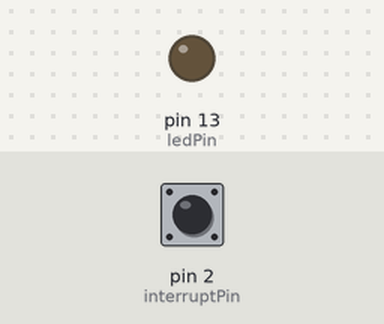
Recording of a sketch running on a simulated Arduino Uno, built with avr-gcc and run on an emulated ATmega328P. Parts: output pins drawn as LEDs (lit = HIGH). Inputs (shaded band) come from the test bench; at power-on: pin 2 (interruptPin) HIGH. What the sketch prints to the serial monitor is not drawn.

Above: at 1.2 s.
1.3 s: pin 2 (interruptPin) pulled LOW for 0.15 s
At 2.5 s:
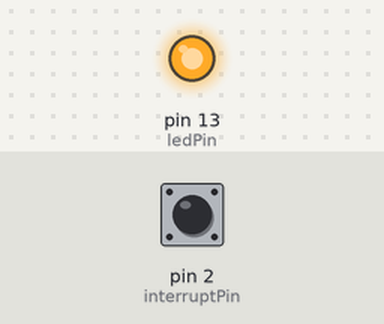
2.9 s: pin 2 (interruptPin) pulled LOW for 1 s
At 4.9 s:
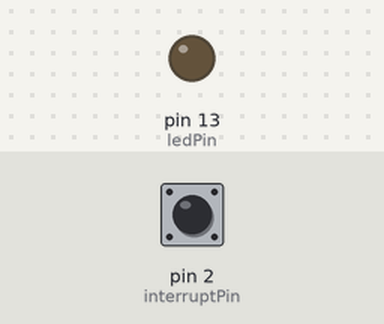
5.4 s: pin 2 (interruptPin) pulled LOW for 3.2 s
At 9.6 s:
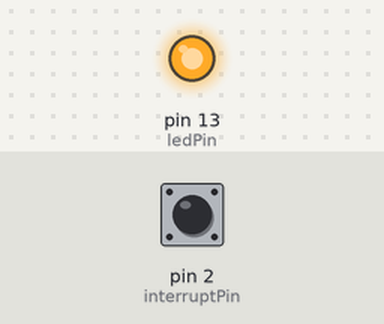
Timing chart, 0 to 11.1 s (numbered marks = the images above; inputs shaded):
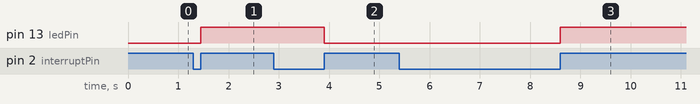

Measured:
- after the input at 1.3 s, pin 13 (ledPin): LOW → HIGH after 0.15 s
- after the input at 2.9 s, pin 13 (ledPin): HIGH → LOW after 1.0 s
- after the input at 5.4 s, pin 13 (ledPin): LOW → HIGH after 3.2 s

The sketch:

sketch_sep18a.ino
```cpp
const byte ledPin = 13;
const byte interruptPin = 2;
volatile byte state = LOW;
int flag;
int control(int num);
int raincount;
int count;

int control(int num)
{
  Serial.println(num);
//  int occur=timer()

 int count =count+num;
  raincount++;
  return 0;
  }


void setup() {
  pinMode(ledPin, OUTPUT);
  pinMode(interruptPin, INPUT_PULLUP);
  attachInterrupt(digitalPinToInterrupt(interruptPin), blink, RISING);
  Serial.begin(9600);
  count=0;
  }

void loop() {
  digitalWrite(ledPin, state);
  Serial.println(count);
}

void blink() {
  state = !state;
  int n=1;
  control(n);
}
```
